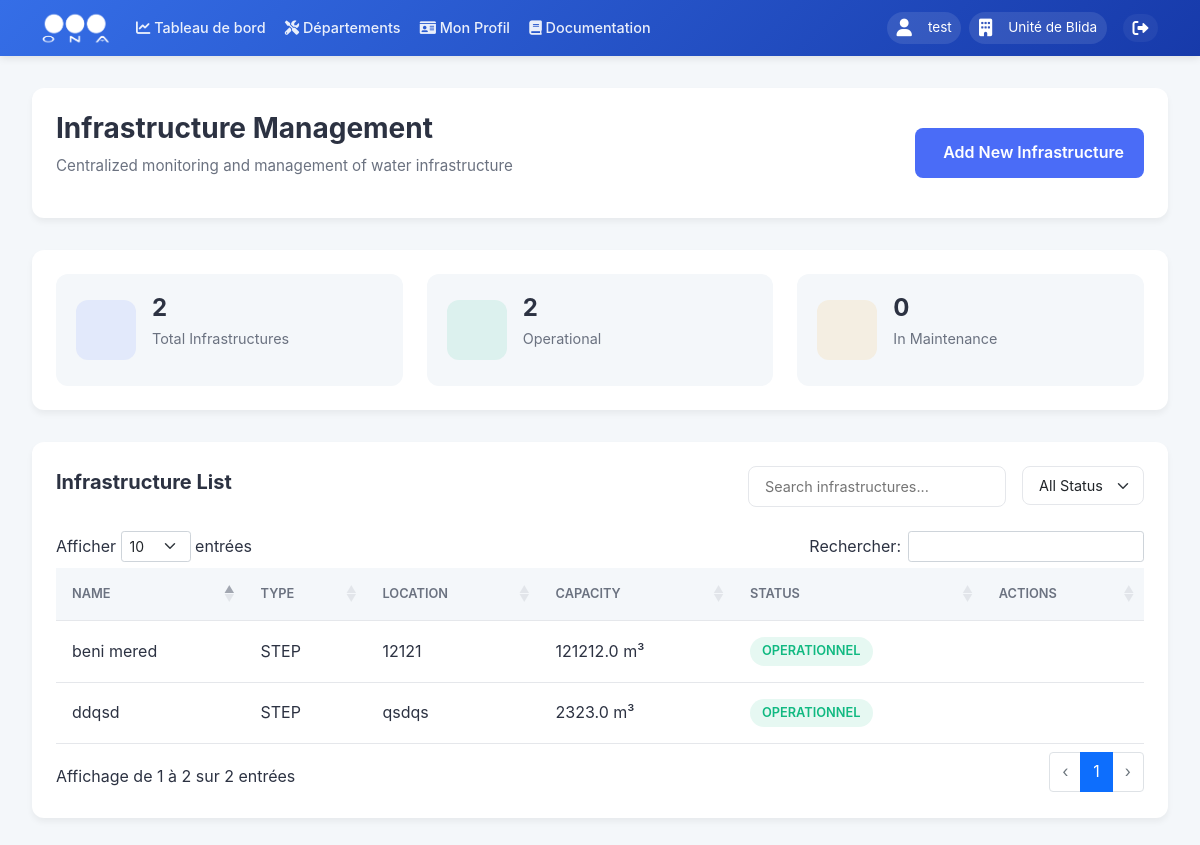
The app's page /departements/infrastructures (signed in) with its own data.
### models.py (models this page shows, shortened)
class User(UserMixin, db.Model):
    __tablename__ = 'users'
    id = db.Column(db.Integer, primary_key=True)
    username = db.Column(db.String(80), unique=True, nullable=False, index=True)
    nickname = db.Column(db.String(80), index=True)
    email = db.Column(db.String(120), unique=True, nullable=True, index=True)
    password_hash = db.Column(db.String(128))
    role = db.Column(db.String(20), nullable=False, default=UserRole.UTILISATEUR, index=True)
    is_active = db.Column(db.Boolean, default=True, index=True)
    last_login = db.Column(db.DateTime, index=True)
    unit_id = db.Column(db.Integer, db.ForeignKey('units.id', ondelete='SET NULL'), nullable=True, index=True)
    zone_id = db.Column(db.Integer, db.ForeignKey('zones.id', ondelete='SET NULL'), nullable=True, index=True)
    created_at = db.Column(db.DateTime, default=datetime.utcnow, index=True)
    updated_at = db.Column(db.DateTime, default=datetime.utcnow, onupdate=datetime.utcnow, index=True)
    profile = db.relationship('UserProfile', backref='user', uselist=False, lazy=True, cascade='all, delete-orphan')
    incidents = db.relationship('Incident', backref='author', lazy=True)

class Unit(db.Model):
    __tablename__ = 'units'
    id = db.Column(db.Integer, primary_key=True)
    name = db.Column(db.String(100), nullable=False, index=True)
    code = db.Column(db.String(10), unique=True, nullable=False, index=True)
    email = db.Column(db.String(120), unique=True, nullable=True)
    phone = db.Column(db.String(20), nullable=True)
    description = db.Column(db.Text)
    address = db.Column(db.String(200))
    zone_id = db.Column(db.Integer, db.ForeignKey('zones.id', ondelete='CASCADE'), nullable=False, index=True)
    director_id = db.Column(db.Integer, db.ForeignKey('users.id'), nullable=True)
    centers = db.relationship('Center', backref='unit', lazy='joined', cascade='all, delete-orphan')
    users = db.relationship('User', backref='assigned_unit', lazy=True, foreign_keys='User.unit_id')
    director = db.relationship('User', foreign_keys=[director_id], backref='directed_unit', lazy=True)
    incidents = db.relationship('Incident', backref='unit', lazy=True)
    created_at = db.Column(db.DateTime, default=datetime.utcnow, index=True)
    updated_at = db.Column(db.DateTime, default=datetime.utcnow, onupdate=datetime.utcnow, index=True)

class Infrastructure(db.Model):
    __tablename__ = 'infrastructures'
    id = db.Column(db.Integer, primary_key=True)
    nom = db.Column(db.String(200), nullable=False, index=True)
    type = db.Column(db.String(100), nullable=False, index=True)
    localisation = db.Column(db.String(200), nullable=False)
    capacite = db.Column(db.Float, nullable=False)
    etat = db.Column(db.String(50), nullable=False, default='Opérationnel', index=True)
    created_at = db.Column(db.DateTime, default=datetime.utcnow, index=True)
    updated_at = db.Column(db.DateTime, default=datetime.utcnow, onupdate=datetime.utcnow, index=True)

### routes/infrastructures.py (the view)
@infrastructures.route('/infrastructures', methods=['GET'])
@login_required
def list_infrastructures():
    try:
        infrastructures = Infrastructure.query.all()
        return render_template('departement/exploitation/infrastructures/infrastructures.html',
                               infrastructures=infrastructures)
    except SQLAlchemyError as e:
        db.session.rollback()
        logger.error(f"Error listing infrastructures: {str(e)}")
        return jsonify({'error': str(e)}), 500

### app.py (called while the page is built)
@login_manager.user_loader
def load_user(user_id):
    return db.session.get(User, int(user_id))

### templates/departement/exploitation/infrastructures/infrastructures.html (shortened to what this page needs)
{% extends "departement/exploitation.html" %}
{% block content %}
<div class="infrastructure-dashboard">
    <div class="dashboard-header">
        <div class="header-content">
            <div class="page-title">
                <h1>Infrastructure Management</h1>
                <p class="subtitle">Centralized monitoring and management of water infrastructure</p>
            </div>
            <div class="header-actions">
                <button class="btn-primary" data-bs-toggle="modal" data-bs-target="#infrastructureModal">
                    <span>Add New Infrastructure</span>
                </button>
            </div>
        </div>
    </div>
    <div class="dashboard-content">
        <div class="infrastructure-overview">
            <div class="overview-cards">
                <div class="overview-card total-infrastructures">
                    <div class="card-icon"></div>
                    <div class="card-content">
                        <h3>{{ infrastructures|length }}</h3>
                        <p>Total Infrastructures</p>
                    </div>
                </div>
                <div class="overview-card operational-status">
                    <div class="card-icon"></div>
                    <div class="card-content">
                        <h3>{{ infrastructures|selectattr('etat', 'equalto', 'OPERATIONNEL')|list|length }}</h3>
                        <p>Operational</p>
                    </div>
                </div>
                <div class="overview-card maintenance-status">
                    <div class="card-icon"></div>
                    <div class="card-content">
                        <h3>{{ infrastructures|selectattr('etat', 'equalto', 'MAINTENANCE')|list|length }}</h3>
                        <p>In Maintenance</p>
                    </div>
                </div>
            </div>
        </div>
        <div class="infrastructure-table-container">
            <div class="table-header">
                <h2>Infrastructure List</h2>
                <div class="table-actions">
                    <input type="text" class="search-input" placeholder="Search infrastructures...">
                    <div class="filter-dropdown">
                        <select class="form-select">
                            <option>All Status</option>
                        </select>
                    </div>
                </div>
            </div>
            <table id="infrastructuresTable" class="infrastructure-table">
                <thead>
                    <tr>
                        <th>Name</th>
                        <th>Type</th>
                        <th>Location</th>
                        <th>Capacity</th>
                        <th>Status</th>
                        <th>Actions</th>
                    </tr>
                </thead>
                <tbody>
                    {% for infrastructure in infrastructures %}
                    <tr class="infrastructure-row" data-id="{{ infrastructure.id }}">
                        <td>{{ infrastructure.nom }}</td>
                        <td>{{ infrastructure.type }}</td>
                        <td>{{ infrastructure.localisation }}</td>
                        <td>{{ infrastructure.capacite }} m³</td>
                        <td>
                            <span class="status-badge {{ infrastructure.etat|lower }}">
                                {{ infrastructure.etat|capitalize }}
                            </span>
                        </td>
                        <td>
                            <div class="row-actions">
                                <button class="btn-view" title="View Details">
                                </button>
                                <button class="btn-edit" title="Edit">
                                </button>
                                <button class="btn-delete" title="Delete">
                                </button>
                            </div>
                        </td>
                    </tr>
                    {% endfor %}
                </tbody>
            </table>
        </div>
    </div>
</div>
<link href="https://cdn.jsdelivr.net/npm/remixicon@3.5.0/fonts/remixicon.css" rel="stylesheet">
{% endblock %}

### templates/base/base.html (shortened to what this page needs)
<!DOCTYPE html>
<html lang="fr" dir="ltr">
<head>
    <link href="https://cdn.jsdelivr.net/npm/bootstrap@5.1.3/dist/css/bootstrap.min.css" rel="stylesheet">
    <link href="https://cdnjs.cloudflare.com/ajax/libs/font-awesome/6.0.0/css/all.min.css" rel="stylesheet">
    <link rel="stylesheet" href="https://unpkg.com/leaflet@1.9.4/dist/leaflet.css" />
    <link rel="stylesheet" href="https://cdn.datatables.net/1.11.5/css/dataTables.bootstrap5.min.css">
</head>
<body>
    <nav class="navbar navbar-expand-lg sticky-top">
        <div class="container">
            <a class="navbar-brand" href="{{ url_for('main_dashboard.dashboard') }}">
                <img src="{{ url_for('static', filename='images/ona_logo.png') }}" alt="ONA">
            </a>
            <div class="collapse navbar-collapse" id="navbarNav">
                <ul class="navbar-nav me-auto mb-2 mb-lg-0">
                    <li class="nav-item">
                        <a class="nav-link" href="{{ url_for('main_dashboard.dashboard') }}">
                            <i class="fas fa-chart-line"></i>
                            <span>Tableau de bord</span>
                        </a>
                    </li>
                    <li class="nav-item">
                        <a class="nav-link" href="{{ url_for('departements') }}">
                            <i class="fas fa-tools"></i>
                            <span>Départements</span>
                        </a>
                    </li>
                    {% if current_user.is_authenticated %}
                    <li class="nav-item">
                        <a class="nav-link" href="{{ url_for('profiles.view_profile') }}">
                            <i class="fas fa-id-card"></i>
                            <span>Mon Profil</span>
                        </a>
                    </li>
                    {% endif %}
                    <li class="nav-item">
                        <a class="nav-link {% if active_page == 'documentation' %}active{% endif %}" href="{{ url_for('documentation.view_documentation') }}">
                            <i class="fas fa-book"></i> Documentation
                        </a>
                    </li>
                </ul>
                <div class="user-section">
                    <div class="d-flex align-items-center">
                        {% if current_user.is_authenticated %}
                            <div class="user-info">
                                <i class="fas fa-user me-2"></i>
                                <span>
                                    {% if current_user.nickname %}
                                        {{ current_user.nickname }}
                                    {% else %}
                                        {{ current_user.username }}
                                    {% endif %}
                                </span>
                            </div>
                            {% if current_user.assigned_unit %}
                            <div class="user-info">
                                <i class="fas fa-building me-2"></i>
                                <span>{{ current_user.assigned_unit.name }}</span>
                            </div>
                            {% endif %}
                            <a href="{{ url_for('auth.logout') }}" class="logout-btn text-white text-decoration-none ms-2" title="Déconnexion">
                                <i class="fas fa-sign-out-alt"></i>
                            </a>
                        {% else %}
                            <a href="{{ url_for('auth.login') }}" class="btn btn-light">Connexion</a>
                        {% endif %}
                    </div>
                </div>
            </div>
        </div>
    </nav>
    {% block content %}{% endblock %}
</body>
</html>

### templates/base/base.html (style rules this page uses)
:root { --ona-primary: #356ee7; --ona-secondary: #173aaa; --ona-accent: #95C11F; --ona-dark: #2b2d42; --ona-light: #f8f9fa; --transition: all 0.3s ease-in-out; }
.navbar { background: linear-gradient(135deg, var(--ona-primary) 0%, var(--ona-secondary) 100%); box-shadow: 0 2px 8px rgba(0, 0, 0, 0.1); padding: 0.75rem 0; position: sticky; top: 0; z-index: 1000; height: 56px; }
.navbar-brand { display: flex; align-items: center; padding: 0; margin-right: 2rem; }
.navbar-brand img { height: 40px; width: auto; transition: var(--transition); filter: brightness(0) invert(1); }
.nav-link { color: rgba(255, 255, 255, 0.9) !important; padding: 0.5rem 1rem !important; border-radius: 50px; transition: var(--transition); font-weight: 500; }
.user-info { color: white; display: flex; align-items: center; gap: 0.5rem; padding: 0.5rem 1rem; border-radius: 50px; background: rgba(255, 255, 255, 0.1); margin-right: 1rem; }
.user-info i { font-size: 1.1rem; }
.logout-btn { color: rgba(255, 255, 255, 0.9); padding: 0.5rem 1rem; border-radius: 50px; text-decoration: none; transition: var(--transition); display: flex; align-items: center; gap: 0.5rem; background: rgba(255, 255, 255, 0.05); }
@media (max-width: 1366px) { .navbar { padding: 0.5rem 0; } }
@media (max-width: 1366px) { .navbar-brand img { height: 35px; } }
@media (max-width: 1366px) { .nav-link { padding: 0.4rem 0.8rem !important; font-size: 0.95rem; } }
@media (max-width: 1366px) { .user-info { padding: 0.4rem 0.8rem; font-size: 0.9rem; } }
@media (max-width: 1366px) { .logout-btn { padding: 0.4rem 0.8rem; } }
@media (max-width: 1200px) { .navbar-brand { margin-right: 1rem; } }
@media (max-width: 1200px) { .nav-link { padding: 0.35rem 0.6rem !important; font-size: 0.9rem; } }
@media (max-width: 1200px) { .user-info { padding: 0.35rem 0.6rem; font-size: 0.85rem; margin-right: 0.5rem; } }
@media (max-width: 1200px) { .logout-btn { padding: 0.35rem 0.6rem; } }

### records on screen
User: nickname "test"
Unit: assigned_unit.name "Unité de Blida"
Infrastructure: nom "beni mered", type "STEP", localisation "12121", capacite "121212.0", etat "OPERATIONNEL"
Infrastructure: nom "ddqsd", type "STEP", localisation "qsdqs", capacite "2323.0", etat "OPERATIONNEL"

### other values on screen
{{ infrastructures|length }} "2"
